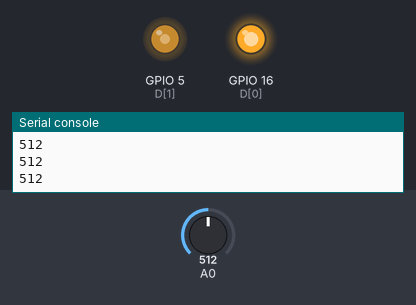
Bench run of a program on a simulated ESP8266 board running MicroPython. Parts: output pins drawn as LEDs (lit = HIGH), the last lines printed to the serial console. The inputs (shaded band) are chosen by the test bench; at power-on: A0 = 512 (analog values on the 0–1023 scale).

Above: at 1.2 s.
1.3 s: A0 set to 716
At 2.6 s:
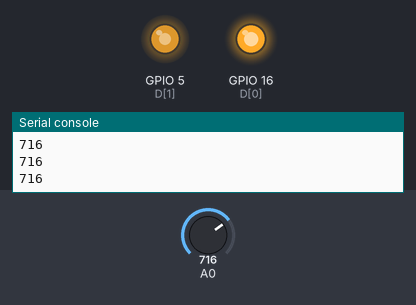
2.9 s: A0 set to 900
At 4.0 s:
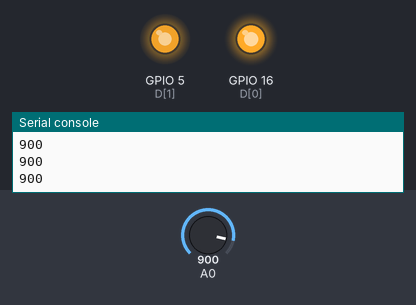
4.5 s: A0 set to 122
At 5.3 s:
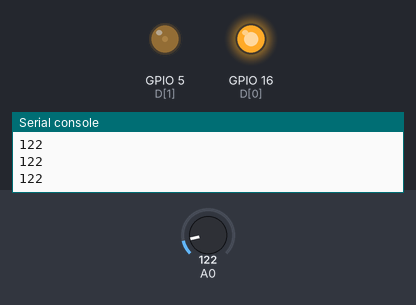
6.1 s: A0 set to 0
At 6.6 s:
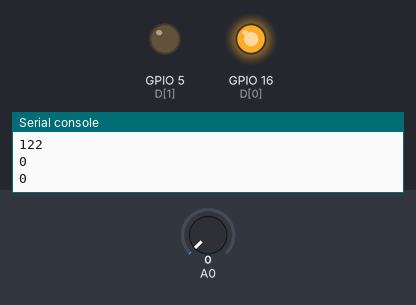
Timing chart, 0 to 8.7 s (numbered marks = the images above; inputs shaded):
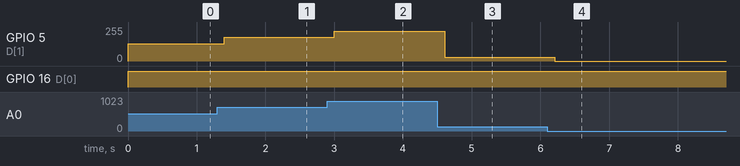

Measured:
- after the input at 1.3 s, GPIO 5 (D[1]): 128/255 → 178/255 after 0.10 s
- after the input at 2.9 s, GPIO 5 (D[1]): 178/255 → 224/255 after 0.10 s
- after the input at 4.5 s, GPIO 5 (D[1]): 224/255 → 30/255 after 0.11 s
- after the input at 6.1 s, GPIO 5 (D[1]): 30/255 → 0/255 after 0.11 s

The program:

Exercise4.py
```python
#-----------Set D1 intensity depends on the value from A0-----------

#Library
from machine import ADC,Pin,PWM
import time

#Initialiation
D = [16,5,4,0,2,14,12,13,15,3,1,9,10] #GPIO->PIN
D0 = Pin(D[0],Pin.OUT) #Set D0 as output
D1 = PWM(Pin(D[1]),freq=50,duty=0) #Set D1 as PWM

#Program1 - read A0
while 1:
	D0.value(1)
	A0 = ADC(0).read()
	print(A0)
	D1.duty(A0)
	time.sleep(0.2)
```
